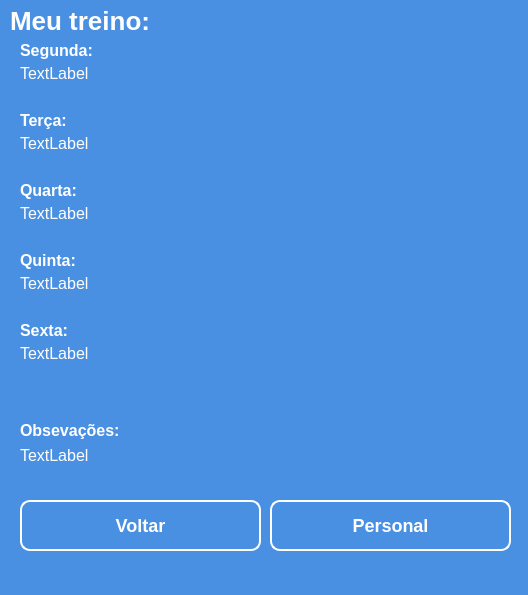
<?xml version="1.0" encoding="UTF-8"?>
<ui version="4.0">
 <class>janela_treino_usuario</class>
 <widget class="QMainWindow" name="janela_treino_usuario">
  <property name="geometry">
   <rect>
    <x>0</x>
    <y>0</y>
    <width>528</width>
    <height>595</height>
   </rect>
  </property>
  <property name="windowTitle">
   <string>MainWindow</string>
  </property>
  <property name="styleSheet">
   <string notr="true">*{
	background-color: #4A90E2;
}

QLabel{
	font-family: &quot;Segoe UI&quot;;
	font-size: 16px;
    color: #fff;
}

#_txt_treino{
	font-size: 26px;
	font-weight: bold;
}

#_txt_segunda{
	font-weight: bold;
}

#_txt_terca{
	font-weight: bold;
}

#_txt_quarta{
	font-weight: bold;
}

#_txt_quinta{
	font-weight: bold;
}

#_txt_sexta{
	font-weight: bold;
}

#_txt_comentario{
	font-weight: bold;
}

QPushButton{
    background: #4A90E2;
    border: 2px solid #fff;
    border-radius: 10px;
    padding: 10px 20px;

	font-family: &quot;Segoe UI&quot;;
	font-weight: bold;
	font-size: 18px;
    color: #fff;
}

QPushButton:hover{
    background: #53A3FF;
    border: 2px solid #fff;
    border-radius: 10px;
    padding: 10px 20px;
}
</string>
  </property>
  <widget class="QWidget" name="centralwidget">
   <widget class="QLabel" name="_txt_quinta">
    <property name="geometry">
     <rect>
      <x>20</x>
      <y>250</y>
      <width>151</width>
      <height>21</height>
     </rect>
    </property>
    <property name="text">
     <string>Quinta:</string>
    </property>
   </widget>
   <widget class="QLabel" name="_txt_quarta_user">
    <property name="geometry">
     <rect>
      <x>20</x>
      <y>200</y>
      <width>500</width>
      <height>26</height>
     </rect>
    </property>
    <property name="text">
     <string>TextLabel</string>
    </property>
   </widget>
   <widget class="QLabel" name="_txt_comentario_user">
    <property name="geometry">
     <rect>
      <x>20</x>
      <y>440</y>
      <width>500</width>
      <height>31</height>
     </rect>
    </property>
    <property name="text">
     <string>TextLabel</string>
    </property>
   </widget>
   <widget class="QLabel" name="_txt_segunda_user">
    <property name="geometry">
     <rect>
      <x>20</x>
      <y>60</y>
      <width>500</width>
      <height>26</height>
     </rect>
    </property>
    <property name="text">
     <string>TextLabel</string>
    </property>
   </widget>
   <widget class="QLabel" name="_txt_sexta_user">
    <property name="geometry">
     <rect>
      <x>20</x>
      <y>340</y>
      <width>500</width>
      <height>26</height>
     </rect>
    </property>
    <property name="text">
     <string>TextLabel</string>
    </property>
   </widget>
   <widget class="QLabel" name="_txt_treino">
    <property name="geometry">
     <rect>
      <x>10</x>
      <y>10</y>
      <width>171</width>
      <height>21</height>
     </rect>
    </property>
    <property name="text">
     <string>Meu treino:</string>
    </property>
   </widget>
   <widget class="QLabel" name="_txt_comentario">
    <property name="geometry">
     <rect>
      <x>20</x>
      <y>420</y>
      <width>151</width>
      <height>21</height>
     </rect>
    </property>
    <property name="text">
     <string>Obsevações:</string>
    </property>
   </widget>
   <widget class="QPushButton" name="_btn_voltar">
    <property name="geometry">
     <rect>
      <x>20</x>
      <y>500</y>
      <width>241</width>
      <height>51</height>
     </rect>
    </property>
    <property name="cursor">
     <cursorShape>PointingHandCursor</cursorShape>
    </property>
    <property name="text">
     <string>Voltar</string>
    </property>
   </widget>
   <widget class="QLabel" name="_txt_quinta_user">
    <property name="geometry">
     <rect>
      <x>20</x>
      <y>270</y>
      <width>500</width>
      <height>26</height>
     </rect>
    </property>
    <property name="text">
     <string>TextLabel</string>
    </property>
   </widget>
   <widget class="QLabel" name="_txt_imagem">
    <property name="geometry">
     <rect>
      <x>470</x>
      <y>10</y>
      <width>41</width>
      <height>41</height>
     </rect>
    </property>
    <property name="text">
     <string/>
    </property>
    <property name="pixmap">
     <pixmap resource="recursos.qrc">:/img/Imagens/imagem_bodybuilding.png</pixmap>
    </property>
    <property name="scaledContents">
     <bool>true</bool>
    </property>
   </widget>
   <widget class="QLabel" name="_txt_terca_user">
    <property name="geometry">
     <rect>
      <x>20</x>
      <y>130</y>
      <width>500</width>
      <height>26</height>
     </rect>
    </property>
    <property name="text">
     <string>TextLabel</string>
    </property>
   </widget>
   <widget class="QLabel" name="_txt_sexta">
    <property name="geometry">
     <rect>
      <x>20</x>
      <y>320</y>
      <width>151</width>
      <height>21</height>
     </rect>
    </property>
    <property name="text">
     <string>Sexta:</string>
    </property>
   </widget>
   <widget class="QLabel" name="_txt_quarta">
    <property name="geometry">
     <rect>
      <x>20</x>
      <y>180</y>
      <width>101</width>
      <height>21</height>
     </rect>
    </property>
    <property name="text">
     <string>Quarta:</string>
    </property>
   </widget>
   <widget class="QLabel" name="_txt_segunda">
    <property name="geometry">
     <rect>
      <x>20</x>
      <y>40</y>
      <width>161</width>
      <height>21</height>
     </rect>
    </property>
    <property name="text">
     <string>Segunda:</string>
    </property>
   </widget>
   <widget class="QLabel" name="_txt_terca">
    <property name="geometry">
     <rect>
      <x>20</x>
      <y>110</y>
      <width>191</width>
      <height>21</height>
     </rect>
    </property>
    <property name="text">
     <string>Terça:</string>
    </property>
   </widget>
   <widget class="QPushButton" name="_btn_personal">
    <property name="geometry">
     <rect>
      <x>270</x>
      <y>500</y>
      <width>241</width>
      <height>51</height>
     </rect>
    </property>
    <property name="cursor">
     <cursorShape>PointingHandCursor</cursorShape>
    </property>
    <property name="text">
     <string>Personal</string>
    </property>
   </widget>
  </widget>
  <widget class="QMenuBar" name="menubar">
   <property name="geometry">
    <rect>
     <x>0</x>
     <y>0</y>
     <width>528</width>
     <height>21</height>
    </rect>
   </property>
  </widget>
  <widget class="QStatusBar" name="statusbar"/>
 </widget>
 <resources>
  <include location="recursos.qrc"/>
 </resources>
 <connections/>
</ui>
